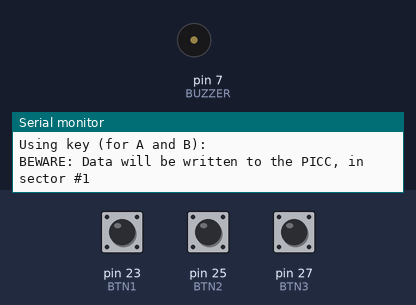
The sketch below on a simulated Arduino Mega 2560, built with avr-gcc and run on an emulated ATmega2560. Parts: buzzer (waves = sounding, pin HIGH), the last lines printed to the serial monitor. The test bench sets the inputs (shaded band); at power-on: pin 23 (BTN1) HIGH, pin 25 (BTN2) HIGH, pin 27 (BTN3) HIGH. Pins used as bus, display or sensor lines are not drawn.

Above: at 1.3 s.
1.4 s: pin 23 (BTN1) pulled LOW for 3.2 s
At 2.48 s:
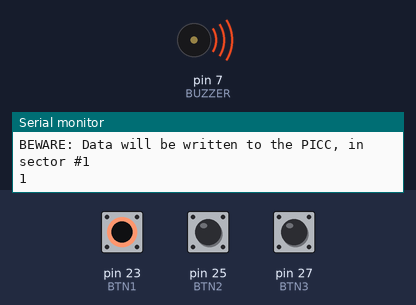
6.1 s: pin 25 (BTN2) pulled LOW for 3.2 s
At 10.0 s:
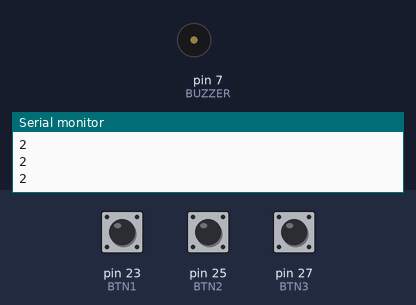
10.8 s: pin 27 (BTN3) pulled LOW for 3.2 s
At 11.6 s:
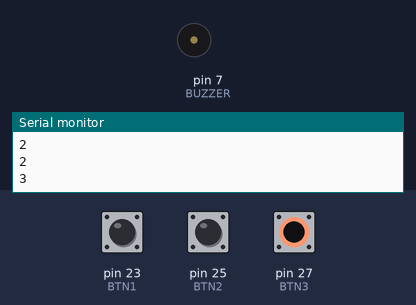
Timing chart, 0 to 15.1 s (numbered marks = the images above; inputs shaded):
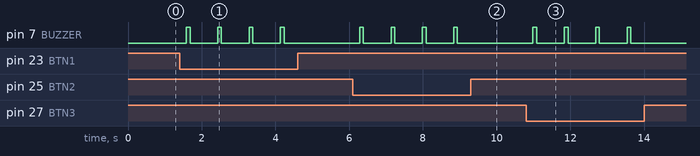

The sketch:

rfid.ino
```cpp
#include <SoftwareSerial.h>
#include <MFRC522.h>
#include <SPI.h>

#define RST_PIN         5          // Configurable, see typical pin layout above
#define SS_PIN          53         // Configurable, see typical pin layout above
#define BTN1 23
#define BTN2 25
#define BTN3 27
#define BUZZER 7

MFRC522 mfrc522(SS_PIN, RST_PIN);
SoftwareSerial serialMega(11, 10);
String dataRfid = "";
String IDTAG = "";
String serial = "";
String resultWeb = "";
String pecahData;
String arrDataWeb[4];
int indexWeb = 0;
int j = 0;
int dataBtn1, dataBtn2, dataBtn3, jumlah;
String kirim = "";
void setup() {
  pinMode(BTN1, INPUT_PULLUP);
  pinMode(BTN2, INPUT_PULLUP);
  pinMode(BTN3, INPUT_PULLUP);
  pinMode(BUZZER, OUTPUT);
  Serial.begin(9600);   // Initialize serial communications with the PC
  serialMega.begin(9600);
  while (!Serial);    // Do nothing if no serial port is opened (added for Arduinos based on ATMEGA32U4)
  SPI.begin();
  mfrc522.PCD_Init();
  delay(4);

  Serial.println(F("Scan a MIFARE Classic PICC to demonstrate read and write."));
  Serial.print(F("Using key (for A and B):"));
  Serial.println();
  Serial.println(F("BEWARE: Data will be written to the PICC, in sector #1"));

}

void loop() {
  //  ambil data dari nodemcu
  delay(150);
  dataBtn1 = digitalRead(BTN1);
  dataBtn2 = digitalRead(BTN2);
  dataBtn3 = digitalRead(BTN3);
  if(dataBtn1 == 0){
    digitalWrite(BUZZER, HIGH);
    delay(100);
    digitalWrite(BUZZER, LOW);
    delay(100);
    jumlah = 1;
    Serial.println(jumlah);
  }
  if(dataBtn2 == 0){
    digitalWrite(BUZZER, HIGH);
    delay(100);
    digitalWrite(BUZZER, LOW);
    delay(100);
    jumlah = 2;
    Serial.println(jumlah);
  }
  if(dataBtn3 == 0){
    digitalWrite(BUZZER, HIGH);
    delay(100);
    digitalWrite(BUZZER, LOW);
    delay(100);
    jumlah = 3;
    Serial.println(jumlah);
  }

  String dataNode = "";
  while (serialMega.available() > 0) {
    dataNode += char(serialMega.read());
  }
  dataNode.trim();
//  Serial.println(dataNode);

// ============ jika daftar =================
  if (dataNode == "d") {
    jumlah =0;
    //    ambil data rfid
    if ( ! mfrc522.PICC_IsNewCardPresent()) {
      return;
    }
    // Select one of the cards
    if ( ! mfrc522.PICC_ReadCardSerial()) {
      return;
    }
    for (byte i = 0; i < mfrc522.uid.size; i++)
    {
      IDTAG += mfrc522.uid.uidByte[i];
    }
    Serial.println(IDTAG);
    //    kirim data balasan ke nodemcu
    serialMega.print(IDTAG);

// ============ jika beli =================
  } else if (dataNode == "b") {
    //    ambil data rfid
    if ( ! mfrc522.PICC_IsNewCardPresent()) {
      return;
    }
    // Select one of the cards
    if ( ! mfrc522.PICC_ReadCardSerial()) {
      return;
    }
    for (byte i = 0; i < mfrc522.uid.size; i++)
    {
      IDTAG += mfrc522.uid.uidByte[i];
    }
    Serial.println(IDTAG);
    //    kirim data balasan ke nodemcu

    kirim = IDTAG + '#' + jumlah + '#';
    serialMega.print(kirim);
    jumlah=0;


  }

  //  reset data lagi
  kirim = "";
  indexWeb = 0;
  resultWeb = "";
  dataNode = "";
  serialMega.flush();
  IDTAG = "";
  delay(500);
}

String getSerial() {
 if(serialMega.available()){
 serial = serialMega.readStringUntil('\n');
 }
 return serial;
}
```

Measured:
- after the input at 1.4 s, pin 7 (BUZZER): alternates HIGH for 0.10 s and LOW for 0.75 s, 8 changes in all, then stays LOW, starting after 0.18 s
- after the input at 6.1 s, pin 7 (BUZZER): alternates HIGH for 0.10 s and LOW for 0.75 s, 8 changes in all, then stays LOW, starting after 0.19 s
- after the input at 10.8 s, pin 7 (BUZZER): alternates HIGH for 0.10 s and LOW for 0.75 s, 8 changes in all, then stays LOW, starting after 0.19 s
